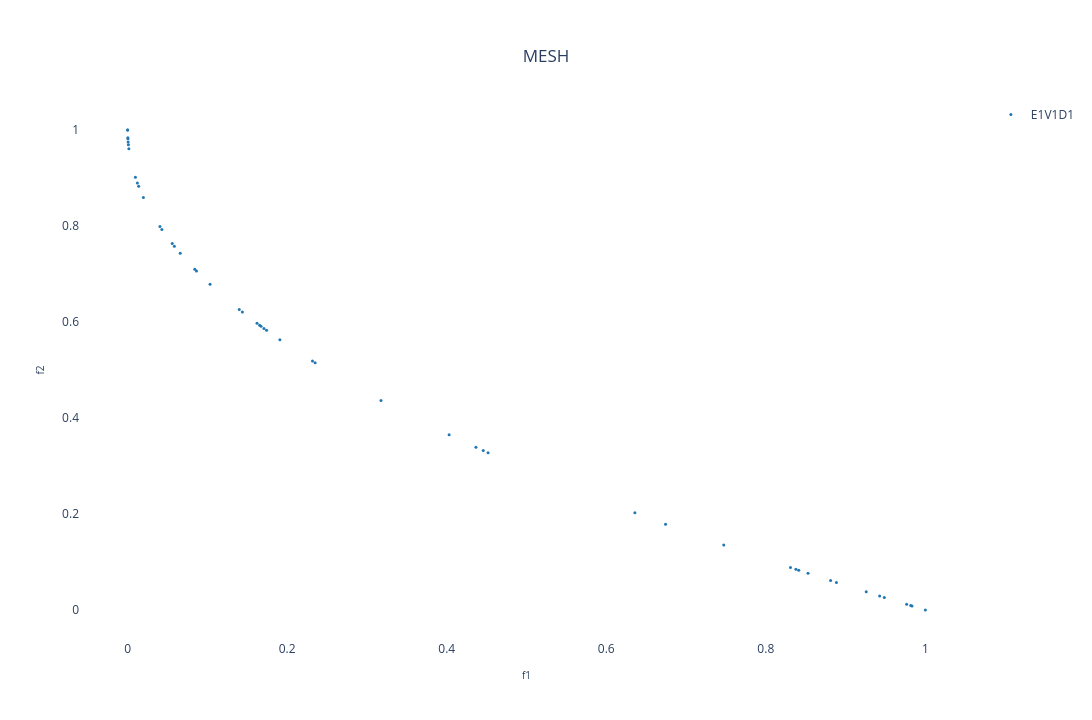

Here is the notebook cell this chart was saved with:
### Markdown cell above
## Benchmark 2D:

### Code cell
design_space = []
pareto_front = []

experiment_name = "zdt4"

# Choosing the files
choose_global_best_attribution_type = [0] # [0, 1, 2, 3]
choose_dm_pool_type = [0] # [0, 1, 2]
choose_de_mutation_type = [0] # [0, 1, 2, 3, 4]

# Name of chosen files
file_names = [
        f"E{i+1}V{j+1}D{k+1}_{experiment_name}.pkl"
        for i in choose_global_best_attribution_type
        for j in choose_dm_pool_type
        for k in choose_de_mutation_type
    ]
num_dataset = len(file_names) # Number of dataset

solid_colors = [mcolors.to_hex(cm.tab10(i)) for i in range(num_dataset + 1)] # List with solid colors

colorscales = pc.named_colorscales() # List of color scales
num_scales = len(colorscales)

for i in range(num_dataset):
  with open("../result/" + file_names[i], "rb") as f:
    r = pickle.load(f)
    pareto_front.append(
      go.Scatter(x=r['combined'][1][:,0],
                   y=r['combined'][1][:,1],
                   mode='markers', marker=dict(size=3, color=solid_colors[i]), #r['combined'][1][:,1], colorscale=colorscales[(i+1) % num_scales]),
                   name=file_names[i][:6],
                   showlegend=True)
    )

# Creating a subplot
fig = go.Figure()

for i in range(num_dataset):
    fig.add_trace(pareto_front[i])

# Setting layout
fig.update_layout(
    showlegend=True,
    xaxis=dict(title=dict(text='f1', font=dict(size=10))),
    yaxis=dict(title=dict(text='f2', font=dict(size=10))),
    title=dict(
        text='MESH',
        x=0.5,  # Centering the title
        xanchor='center',
        yanchor='top'
    ),
    #margin=dict(l=0, r=0, b=0, t=0), # Rearrange the margin
    width=1520,   # Figure width (pixels)
    height=720,  # Figure height (pixels)
    paper_bgcolor="white",
    plot_bgcolor='white'
)

# Showing the figure
fig.show()

### Figure 1 — Plotly figure (JSON) as saved in the notebook; plotly's stock layout.template omitted (floating-point values rounded to 4 significant figures)
{"data": [{"marker": {"color": "#1f77b4", "size": 3}, "mode": "markers", "name": "E1V1D1", "showlegend": true, "type": "scatter", "x": [0, 1, 0.0002659, 0, 0.009703, 0.0122, 0.001515, 0.8812, 0.8885, 0.8309, 0.08627, 0.04288, 0.2317, 0.05854, 0.8378, 0.01973, 0.1741, 0.4458, 0.1655, 0.8413, 0.1672, 0.1399, 0.9486, 0.04044, 0.1709, 0.9427, 0.1438, 0.0009325, 0.6359, 0.9833, 0.8529, 0.05592, 0.7473, 0.08415, 0.403, 0.9259, 0.4518, 0.235, 0.00034, 0.0006282, 0.6743, 0.1033, 0.01377, 0.1622, 0.9765, 0.4366, 0.3176, 0.9817, 0.1909, 0.06594], "y": [1, 0, 0.9837, 1, 0.9015, 0.8895, 0.9611, 0.0613, 0.05739, 0.08845, 0.7063, 0.7929, 0.5187, 0.7581, 0.08471, 0.8595, 0.5827, 0.3323, 0.5932, 0.0828, 0.591, 0.6259, 0.02606, 0.7989, 0.5866, 0.02907, 0.6208, 0.9695, 0.2026, 0.008387, 0.07648, 0.7635, 0.1355, 0.7099, 0.3652, 0.03777, 0.3278, 0.5152, 0.9816, 0.9749, 0.1789, 0.6786, 0.8827, 0.5972, 0.0118, 0.3392, 0.4365, 0.009193, 0.5631, 0.7432]}], "layout": {"height": 720, "paper_bgcolor": "white", "plot_bgcolor": "white", "showlegend": true, "title": {"text": "MESH", "x": 0.5, "xanchor": "center", "yanchor": "top"}, "width": 1520, "xaxis": {"title": {"font": {"size": 10}, "text": "f1"}}, "yaxis": {"title": {"font": {"size": 10}, "text": "f2"}}}}
